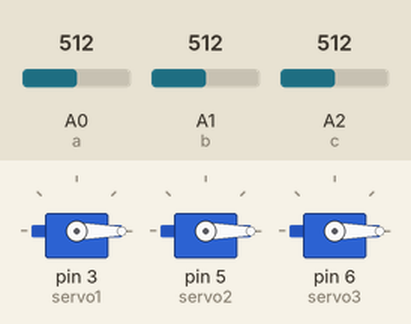
Recording of a sketch running on a simulated Arduino Uno, built with avr-gcc and run on an emulated ATmega328P. Parts: 3 × servo. The test bench sets the inputs (shaded band); at power-on: A0 (a) = 512, A1 (b) = 512, A2 (c) = 512.

Above: at 1.2 s.
1.3 s: A0 (a) set to 110
2.8 s: A0 (a) set to 89
At 3.7 s:
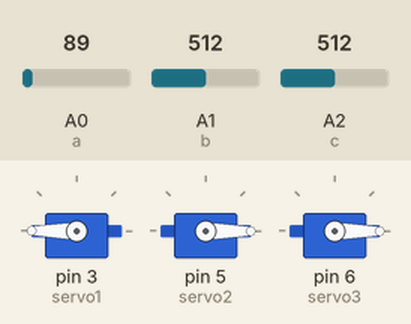
4.3 s: A1 (b) set to 44
5.8 s: A1 (b) set to 35
At 6.1 s:
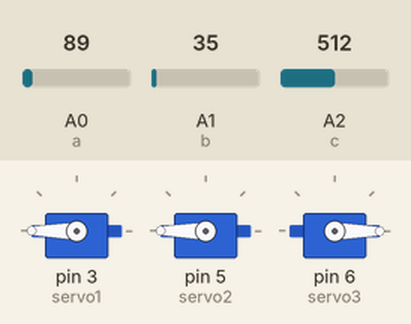
7.3 s: A2 (c) set to 44
8.8 s: A2 (c) set to 35
At 9.8 s:
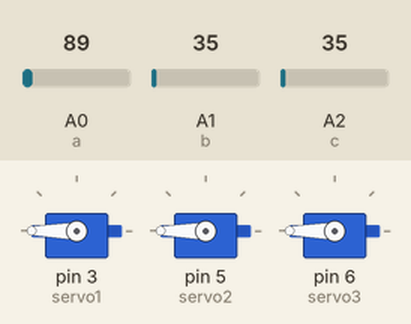
Timing chart, 0 to 11.3 s (numbered marks = the images above; inputs shaded):
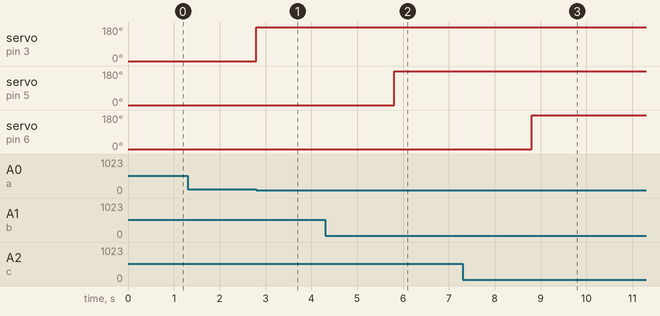

Measured:
- the behaviour switches between 100 and 99 on A0 (a) (found by bisection; images 0 and 1)
- the behaviour switches between 40 and 39 on A1 (b) (found by bisection; images 1 and 2)
- the behaviour switches between 40 and 39 on A2 (c) (found by bisection; images 2 and 3)
- after the input at 1.3 s, every drawn part: stays the same
- after the input at 2.8 s, servo on pin 3 (servo1): 0° → 180° at once
- after the input at 4.3 s, every drawn part: stays the same
- after the input at 5.8 s, servo on pin 5 (servo2): 0° → 180° at once
- after the input at 7.3 s, every drawn part: stays the same
- after the input at 8.8 s, servo on pin 6 (servo3): 0° → 180° at once

The sketch:

animatronic_hand.ino
```cpp
#include <Servo.h> //reader file is added to access servo motor

Servo servo1; //initialising variable servo1 as a servo
Servo servo2;
Servo servo3;

int a = A0; //variable a will refer to pin A0 on the arduino board
int b = A1;
int c = A2;

int val1=0; //declaring a variable val1 with value = 0
int val2=0;
int val3=0;

void setup() //initialisation
{
  servo1.attach(3); //servo1 variable can control the servo attached to pin 3
  servo2.attach(5);
  servo3.attach(6);

  servo1.write(0); //setting the angle of servo1 to zero degree
  servo2.write(0);
  servo3.write(0);

  Serial.begin(9600); //setting the baud rate for serial communication to 9600 bits/sec

}

void loop() //loop function

{
  val1=analogRead(a); //read the analog value in "a" and store the value in "val1" variable
  val2=analogRead(b);
  val3=analogRead(c);

  if(val1<100) //check if val1<40 and enter the method if true-flex state
  {
    servo1.write(180); //angle of servo attached to pin3=180 degree
    delay(3); //delay for 3 ma
  }

  if(val1>200) //check if val1>200 and enter the method if true-normal state
  {
    servo1.write(0); //angle of servo attached to pin3=0 degree
  }

  //similarly for other 2 servos

   if(val2<40) //check if val1<40 and enter the method if true-flex state
  {
    servo2.write(180); //angle of servo attached to pin5=180 degree
    delay(3); //delay for 3 ma
  }

  if(val2>200) //check if val1>200 and enter the method if true-normal state
  {
    servo2.write(0); //angle of servo attached to pin5=0 degree
  }

   if(val3<40) //check if val1<40 and enter the method if true-flex state
  {
    servo3.write(180); //angle of servo attached to pin6=180 degree
    delay(3); //delay for 3 ma
  }

  if(val3>200) //check if val1>200 and enter the method if true-normal state
  {
    servo3.write(0); //angle of servo attached to pin6=0 degree
  }
}
```
